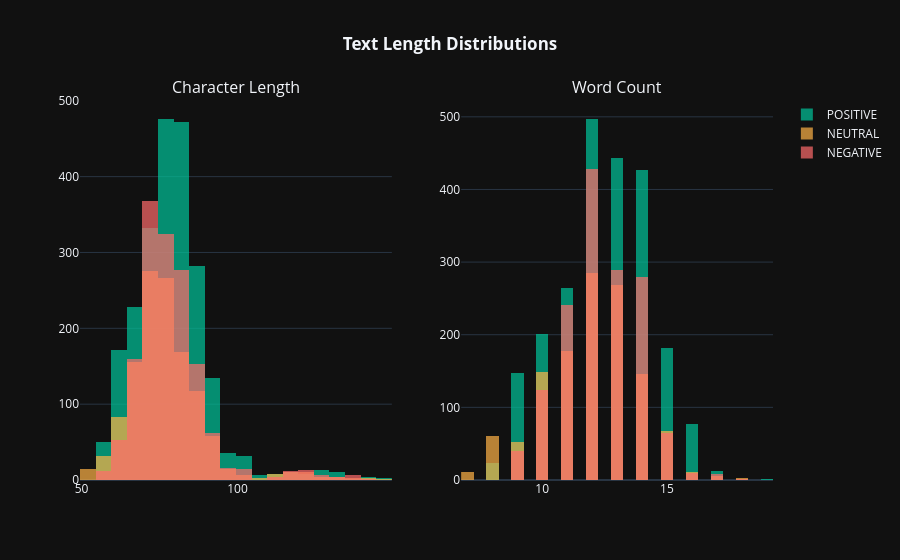

Notebook code for this chart:
### Markdown cell above
## 5 · Text Length Analysis

### Code cell
df['text_length'] = df['text'].str.len()
df['word_count'] = df['text'].str.split().str.len()
print(df.groupby('label')[['text_length','word_count']].describe().round(1))

fig = make_subplots(rows=1, cols=2, subplot_titles=('Character Length','Word Count'))
for label in ['POSITIVE','NEUTRAL','NEGATIVE']:
    s = df[df['label']==label]
    fig.add_trace(go.Histogram(x=s['text_length'], name=label, marker_color=color_map[label],
                               opacity=0.7, nbinsx=40), row=1, col=1)
    fig.add_trace(go.Histogram(x=s['word_count'], name=label, marker_color=color_map[label],
                               opacity=0.7, nbinsx=30, showlegend=False), row=1, col=2)
fig.update_layout(title_text='<b>Text Length Distributions</b>', title_x=0.5,
                  template='plotly_dark', barmode='overlay', height=420)
fig.show()

### Figure 1 — Plotly figure (JSON) as saved in the notebook; plotly's stock layout.template omitted (floating-point values rounded to 4 significant figures; data arrays with more than 128 entries replaced by an {"elided": "..."} marker saying what was removed)
{"data": [{"marker": {"color": "#00C49A"}, "name": "POSITIVE", "nbinsx": 40, "opacity": 0.7, "type": "histogram", "x": {"elided": "2277 int values"}, "xaxis": "x", "yaxis": "y"}, {"marker": {"color": "#00C49A"}, "name": "POSITIVE", "nbinsx": 30, "opacity": 0.7, "showlegend": false, "type": "histogram", "x": {"elided": "2277 int values"}, "xaxis": "x2", "yaxis": "y2"}, {"marker": {"color": "#FFB347"}, "name": "NEUTRAL", "nbinsx": 40, "opacity": 0.7, "type": "histogram", "x": {"elided": "1237 int values"}, "xaxis": "x", "yaxis": "y"}, {"marker": {"color": "#FFB347"}, "name": "NEUTRAL", "nbinsx": 30, "opacity": 0.7, "showlegend": false, "type": "histogram", "x": {"elided": "1237 int values"}, "xaxis": "x2", "yaxis": "y2"}, {"marker": {"color": "#FF6B6B"}, "name": "NEGATIVE", "nbinsx": 40, "opacity": 0.7, "type": "histogram", "x": {"elided": "1486 int values"}, "xaxis": "x", "yaxis": "y"}, {"marker": {"color": "#FF6B6B"}, "name": "NEGATIVE", "nbinsx": 30, "opacity": 0.7, "showlegend": false, "type": "histogram", "x": {"elided": "1486 int values"}, "xaxis": "x2", "yaxis": "y2"}], "layout": {"annotations": [{"font": {"size": 16}, "showarrow": false, "text": "Character Length", "x": 0.225, "xanchor": "center", "xref": "paper", "y": 1, "yanchor": "bottom", "yref": "paper"}, {"font": {"size": 16}, "showarrow": false, "text": "Word Count", "x": 0.775, "xanchor": "center", "xref": "paper", "y": 1, "yanchor": "bottom", "yref": "paper"}], "autosize": true, "barmode": "overlay", "title": {"text": "<b>Text Length Distributions</b>", "x": 0.5}, "xaxis": {"anchor": "y", "autorange": true, "domain": [0, 0.45], "range": [49.5, 149.5], "type": "linear"}, "xaxis2": {"anchor": "y2", "autorange": true, "domain": [0.55, 1], "range": [6.75, 19.25], "type": "linear"}, "yaxis": {"anchor": "x", "autorange": true, "domain": [0, 1], "range": [0, 501.1]}, "yaxis2": {"anchor": "x2", "autorange": true, "domain": [0, 1], "range": [0, 523.2]}}}
